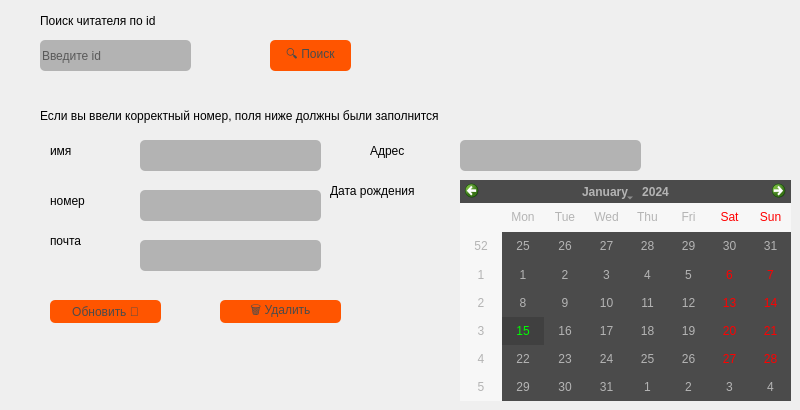
      <widget class="QWidget" name="tab_8">
       <attribute name="title">
        <string>Редакт или удаление</string>
       </attribute>
       <widget class="QLineEdit" name="ledit_search_client_id">
        <property name="geometry">
         <rect>
          <x>40</x>
          <y>40</y>
          <width>151</width>
          <height>31</height>
         </rect>
        </property>
        <property name="styleSheet">
         <string notr="true">alternate-background-color: rgb(85, 170, 255);
background-color: rgb(179, 179, 179);
border-radius: 5px;</string>
        </property>
        <property name="placeholderText">
         <string>Введите id</string>
        </property>
       </widget>
       <widget class="QLineEdit" name="ledit_update_name_c">
        <property name="geometry">
         <rect>
          <x>140</x>
          <y>140</y>
          <width>181</width>
          <height>31</height>
         </rect>
        </property>
        <property name="styleSheet">
         <string notr="true">alternate-background-color: rgb(85, 170, 255);
background-color: rgb(179, 179, 179);
border-radius: 5px;</string>
        </property>
        <property name="placeholderText">
         <string/>
        </property>
       </widget>
       <widget class="QLabel" name="lbl_search_client_2">
        <property name="geometry">
         <rect>
          <x>40</x>
          <y>10</y>
          <width>391</width>
          <height>21</height>
         </rect>
        </property>
        <property name="styleSheet">
         <string notr="true">font: 14pt &quot;Segoe UI&quot;;</string>
        </property>
        <property name="text">
         <string>Поиск читателя по id</string>
        </property>
       </widget>
       <widget class="QPushButton" name="btn_search_client_num">
        <property name="geometry">
         <rect>
          <x>270</x>
          <y>40</y>
          <width>81</width>
          <height>31</height>
         </rect>
        </property>
        <property name="styleSheet">
         <string notr="true">background-color: rgb(255, 85, 0);
color: rgb(75, 75, 75);
font: 9pt &quot;Segoe UI&quot;;
border-radius: 5px;</string>
        </property>
        <property name="text">
         <string>🔍 Поиск</string>
        </property>
       </widget>
       <widget class="QLabel" name="lnl_inf_2">
        <property name="geometry">
         <rect>
          <x>40</x>
          <y>100</y>
          <width>721</width>
          <height>31</height>
         </rect>
        </property>
        <property name="styleSheet">
         <string notr="true">font: 14pt &quot;Segoe UI&quot;;</string>
        </property>
        <property name="text">
         <string>Если вы ввели корректный номер, поля ниже должны были заполнится</string>
        </property>
       </widget>
       <widget class="QLineEdit" name="ledit_update_num_c">
        <property name="geometry">
         <rect>
          <x>140</x>
          <y>190</y>
          <width>181</width>
          <height>31</height>
         </rect>
        </property>
        <property name="styleSheet">
         <string notr="true">alternate-background-color: rgb(85, 170, 255);
background-color: rgb(179, 179, 179);
border-radius: 5px;</string>
        </property>
        <property name="placeholderText">
         <string/>
        </property>
       </widget>
       <widget class="QLineEdit" name="ledit_update_mail_c">
        <property name="geometry">
         <rect>
          <x>140</x>
          <y>240</y>
          <width>181</width>
          <height>31</height>
         </rect>
        </property>
        <property name="styleSheet">
         <string notr="true">alternate-background-color: rgb(85, 170, 255);
background-color: rgb(179, 179, 179);
border-radius: 5px;</string>
        </property>
        <property name="placeholderText">
         <string/>
        </property>
       </widget>
       <widget class="QLabel" name="lbl_update_name_c">
        <property name="geometry">
         <rect>
          <x>50</x>
          <y>140</y>
          <width>71</width>
          <height>21</height>
         </rect>
        </property>
        <property name="styleSheet">
         <string notr="true">font: 9pt &quot;Segoe UI&quot;;</string>
        </property>
        <property name="text">
         <string>имя</string>
        </property>
       </widget>
       <widget class="QLabel" name="lbl_update_num_c">
        <property name="geometry">
         <rect>
          <x>50</x>
          <y>190</y>
          <width>71</width>
          <height>21</height>
         </rect>
        </property>
        <property name="styleSheet">
         <string notr="true">font: 9pt &quot;MS Shell Dlg 2&quot;;
font: 8pt &quot;Segoe UI&quot;;</string>
        </property>
        <property name="text">
         <string>номер</string>
        </property>
       </widget>
       <widget class="QLabel" name="lbl_update_mail_c">
        <property name="geometry">
         <rect>
          <x>50</x>
          <y>230</y>
          <width>71</width>
          <height>21</height>
         </rect>
        </property>
        <property name="styleSheet">
         <string notr="true">font: 9pt &quot;Segoe UI&quot;;</string>
        </property>
        <property name="text">
         <string>почта</string>
        </property>
       </widget>
       <widget class="QPushButton" name="btn_update_client">
        <property name="geometry">
         <rect>
          <x>50</x>
          <y>300</y>
          <width>111</width>
          <height>23</height>
         </rect>
        </property>
        <property name="styleSheet">
         <string notr="true">background-color: rgb(255, 85, 0);
color: rgb(75, 75, 75);
font: 10pt &quot;Segoe UI&quot;;
border-radius: 5px;</string>
        </property>
        <property name="text">
         <string>Обновить 🔄</string>
        </property>
       </widget>
       <widget class="QPushButton" name="btn_del_client">
        <property name="geometry">
         <rect>
          <x>220</x>
          <y>300</y>
          <width>121</width>
          <height>23</height>
         </rect>
        </property>
        <property name="styleSheet">
         <string notr="true">background-color: rgb(255, 85, 0);
color: rgb(75, 75, 75);
font: 10pt &quot;Segoe UI&quot;;
border-radius: 5px;</string>
        </property>
        <property name="text">
         <string>🗑️ Удалить</string>
        </property>
       </widget>
       <widget class="QLabel" name="lbl_update_adres">
        <property name="geometry">
         <rect>
          <x>370</x>
          <y>140</y>
          <width>71</width>
          <height>21</height>
         </rect>
        </property>
        <property name="styleSheet">
         <string notr="true">font: 9pt &quot;Segoe UI&quot;;</string>
        </property>
        <property name="text">
         <string>Адрес</string>
        </property>
       </widget>
       <widget class="QLineEdit" name="ledit_update_adres">
        <property name="geometry">
         <rect>
          <x>460</x>
          <y>140</y>
          <width>181</width>
          <height>31</height>
         </rect>
        </property>
        <property name="styleSheet">
         <string notr="true">alternate-background-color: rgb(85, 170, 255);
background-color: rgb(179, 179, 179);
border-radius: 5px;</string>
        </property>
        <property name="placeholderText">
         <string/>
        </property>
       </widget>
       <widget class="QLabel" name="lbl_update_bdate">
        <property name="geometry">
         <rect>
          <x>330</x>
          <y>180</y>
          <width>111</width>
          <height>21</height>
         </rect>
        </property>
        <property name="styleSheet">
         <string notr="true">font: 9pt &quot;Segoe UI&quot;;</string>
        </property>
        <property name="text">
         <string>Дата рождения</string>
        </property>
       </widget>
       <widget class="QCalendarWidget" name="clndr_wdgt_add_date">
        <property name="geometry">
         <rect>
          <x>460</x>
          <y>180</y>
          <width>331</width>
          <height>221</height>
         </rect>
        </property>
        <property name="styleSheet">
         <string notr="true">font-size:12px;
color:rgb(180,180,180);
background-color:rgb(75, 75, 75);
selection-background-color:rgb(64,64,64);
selection-color:rgb(0,255,0);
 </string>
        </property>
       </widget>
      </widget>
